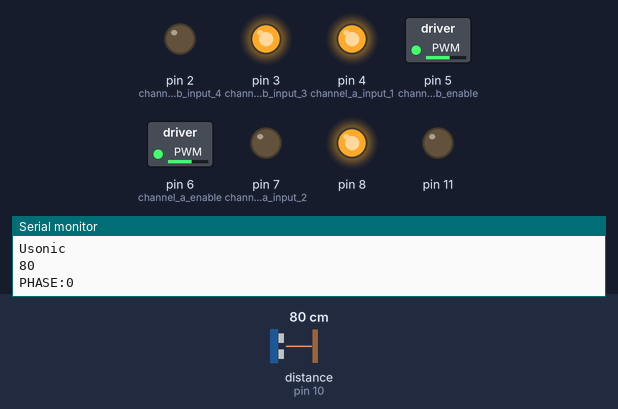
Simulated run of this sketch. Board: Arduino Uno, built with avr-gcc and run on an emulated ATmega328P. On the bench: switched loads named in the sketch (green lamp = pin HIGH), output pins drawn as LEDs (lit = HIGH), the last lines printed to the serial monitor. Wiring (inferred from the names in the program): ultrasonic range finder: trigger pin 9; echo pin 10. Dashed ring = blinking. The test bench sets the inputs (shaded band); at power-on: distance to the obstacle (sensor on pin 10) 80 cm. The echo pulse lasts 58.3 µs per cm; pins used as bus, display or sensor lines are not drawn.

Above: at 2.2 s.
2.3 s: distance to the obstacle (sensor on pin 10) set to 32 cm
3.8 s: distance to the obstacle (sensor on pin 10) set to 28 cm
At 4.4 s:
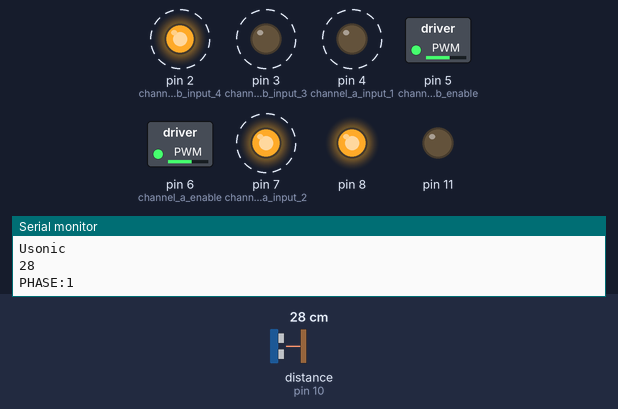
6.8 s: distance to the obstacle (sensor on pin 10) set to 60 cm
8.6 s: distance to the obstacle (sensor on pin 10) set to 2 cm
At 10.4 s:
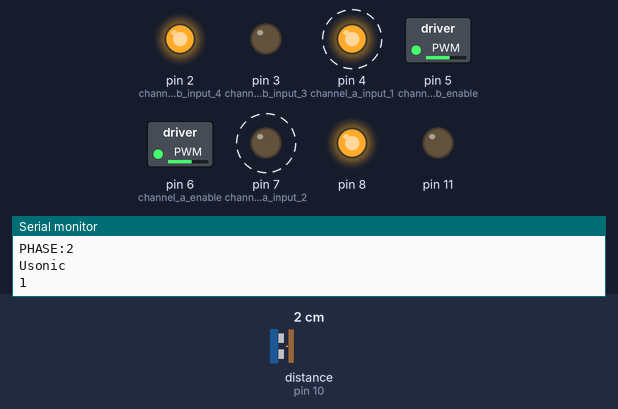
Timing chart, 0 to 12.6 s (numbered marks = the images above; inputs shaded):
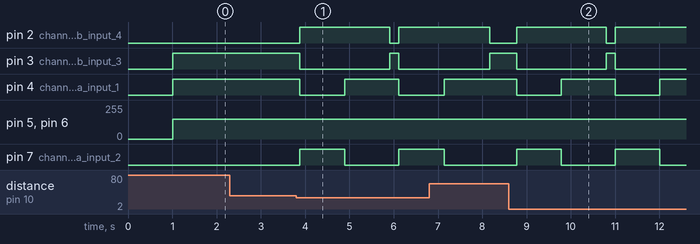

Measured:
- the behaviour switches between 30 and 29 cm on distance to the obstacle (sensor on pin 10) (found by bisection; images 0 and 1)
- after the input at 3.8 s, pin 2 (channel_b_input_4): LOW → HIGH after 0.08 s, → LOW 2.0 s later, → HIGH 0.20 s later; pin 3 (channel_b_input_3): HIGH → LOW after 0.08 s, → HIGH 2.0 s later, → LOW 0.20 s later
- after the input at 8.6 s, pin 2 (channel_b_input_4): LOW → HIGH after 0.18 s, → LOW 2.0 s later, → HIGH 0.20 s later; pin 3 (channel_b_input_3): HIGH → LOW after 0.18 s, → HIGH 2.0 s later, → LOW 0.20 s later

The sketch:

WallAvoidingCarCode.ino
```cpp
//Ultrasonic sensor pins
#define TRIG 9
#define ECHO 10

//motor module pins
const int channel_a_enable  = 6;
const int channel_a_input_1 = 4;
const int channel_a_input_2 = 7;
const int channel_b_enable  = 5;
const int channel_b_input_3 = 3;
const int channel_b_input_4 = 2;

int a=0;    //motor a speed and direction
int b=0;    //motor b speed and direction
int phase=0;    //what stage are we up to
long timeout=0;    //how long have we been doing it for

#define PROX 30
#define FORWARDSPEED 150
#define REVERSESPEED 150
//set TURNSPEED negative to turn the other way
#define TURNSPEED 150
#define REVERSETIME 1000
#define TURNTIME 1000

void setup()
{
pinMode(11,OUTPUT);
digitalWrite(11,LOW);    //GND for ultrasonic
pinMode(8,OUTPUT);
digitalWrite(8,HIGH);    //5V for ultrasonic

usonicsetup();

pinMode( channel_a_enable, OUTPUT );  // Channel A enable
pinMode( channel_a_input_1, OUTPUT ); // Channel A input 1
pinMode( channel_a_input_2, OUTPUT ); // Channel A input 2

pinMode( channel_b_enable, OUTPUT );  // Channel B enable
pinMode( channel_b_input_3, OUTPUT ); // Channel B input 3
pinMode( channel_b_input_4, OUTPUT ); // Channel B input 4
//everything off
digitalWrite( channel_a_input_1, LOW);
digitalWrite( channel_a_input_2, LOW);
digitalWrite( channel_a_enable, LOW);

  digitalWrite( channel_b_input_3, LOW);
digitalWrite( channel_b_input_4, LOW);
digitalWrite( channel_b_enable, LOW);

delay(1000);  //wait a bit

Serial.begin( 9600 );    //serial debug
Serial.println("Starting up");
}

void loop()
{
//read ultrasonic sensor
int d;
d=usonic(11600)/58;  // distance in cm
if(d==0){d=200;}
Serial.println("Usonic");    //print d on serial monitor
Serial.println(d);

  //react based on d
switch(phase){
case 0:
if(d<PROX){phase=1;timeout=millis();}    //if too close, reverse
break;
case 1:
if(millis()>timeout+REVERSETIME){phase=2;timeout=millis();}    //reversed for REVERSETIME, now turn
break;
case 2:
if(millis()>timeout+TURNTIME){phase=0;}    //turned for TURNTIME, now back to forward
break;
}

//print phase for debugging
Serial.print("PHASE:");
Serial.println(phase);

  //set motors based on stage
switch(phase){
case 0:    //normal going forward
a=FORWARDSPEED;
b=FORWARDSPEED;
break;
case 1:    //backing up
a=-(REVERSESPEED);
b=-(REVERSESPEED);
break;
case 2:    //turn a little
a=TURNSPEED;
b=-(TURNSPEED);
break;
default:      //something wrong happened
a=0;
b=0;
break;
}
setmotor();
delay(200);    //wait a bit
}

void setmotor(){
int s;

if(a>0){
digitalWrite( channel_a_input_1, HIGH);
digitalWrite( channel_a_input_2, LOW);
}
if(a<0){
digitalWrite( channel_a_input_1, LOW);
digitalWrite( channel_a_input_2, HIGH);
}
if(b>0){
digitalWrite( channel_b_input_3, HIGH);
digitalWrite( channel_b_input_4, LOW);
}
if(b<0){
digitalWrite( channel_b_input_3, LOW);
digitalWrite( channel_b_input_4, HIGH);
}

  s=abs(a);
if(s>255){s=255;}
if(s<0){s=0;}
analogWrite( channel_a_enable, s);

s=abs(b);
if(s>255){s=255;}
if(s<0){s=0;}
analogWrite( channel_b_enable, s);

}


void allInputsOff()
{
digitalWrite( channel_a_input_1, LOW);
digitalWrite( channel_a_input_2, LOW);
digitalWrite( channel_a_enable, LOW);

  digitalWrite( channel_b_input_3, LOW);
digitalWrite( channel_b_input_4, LOW);
digitalWrite( channel_b_enable, LOW);
}

void usonicsetup(void){
pinMode(ECHO, INPUT);
pinMode(TRIG, OUTPUT);
digitalWrite(TRIG, LOW);
}

long usonic(long utimeout){    //utimeout is maximum time to wait for return in us
long b;
if(digitalRead(ECHO)==HIGH){return 0;}    //if echo line is still low from last result, return 0;
digitalWrite(TRIG, HIGH);  //send trigger pulse
delay(1);
digitalWrite(TRIG, LOW);
long utimer=micros();
while((digitalRead(ECHO)==LOW)&&((micros()-utimer)<1000)){}  //wait for pin state to change- return starts after 460us typically
utimer=micros();
while((digitalRead(ECHO)==HIGH)&&((micros()-utimer)<utimeout)){}  //wait for pin state to change
b=micros()-utimer;
return b;
}
```
